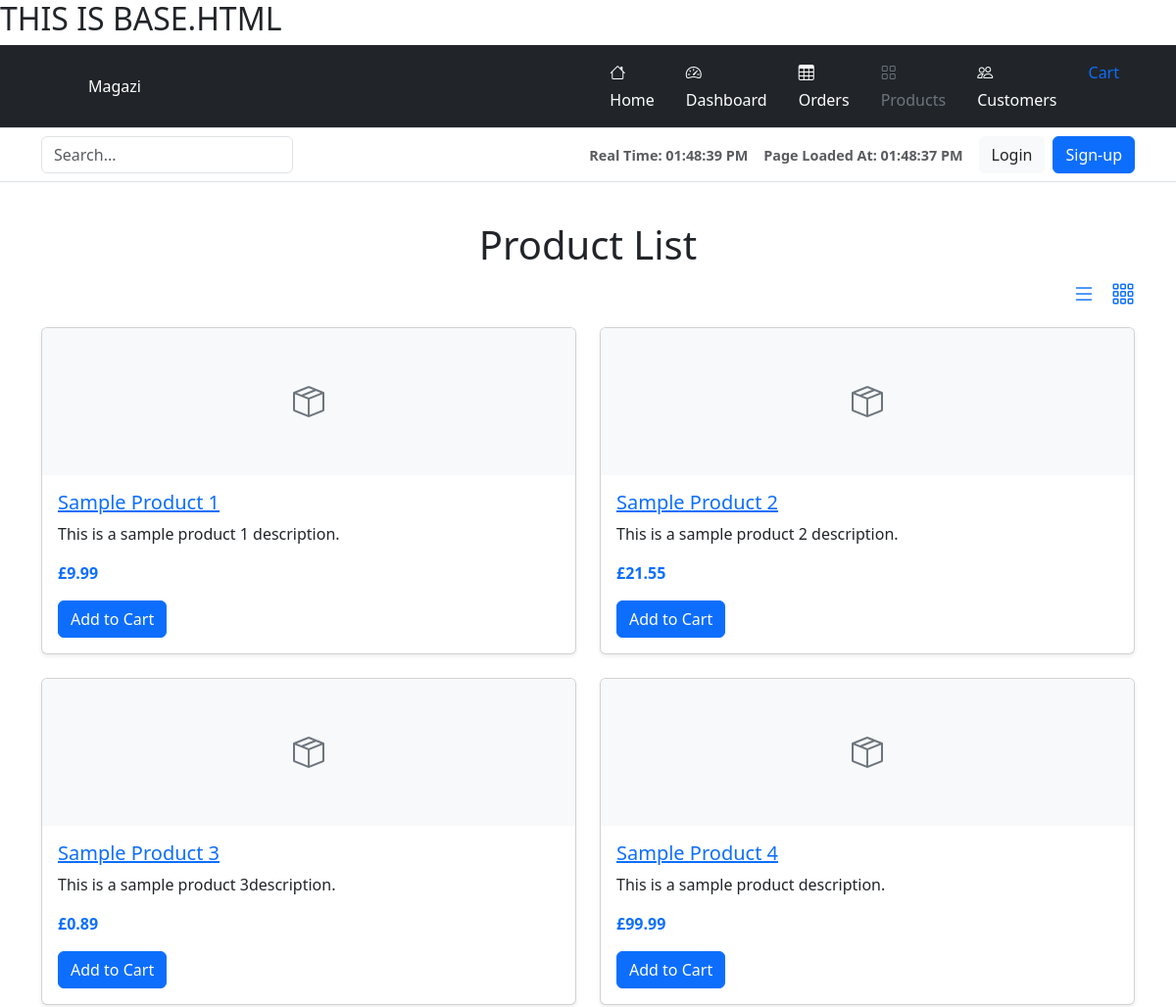
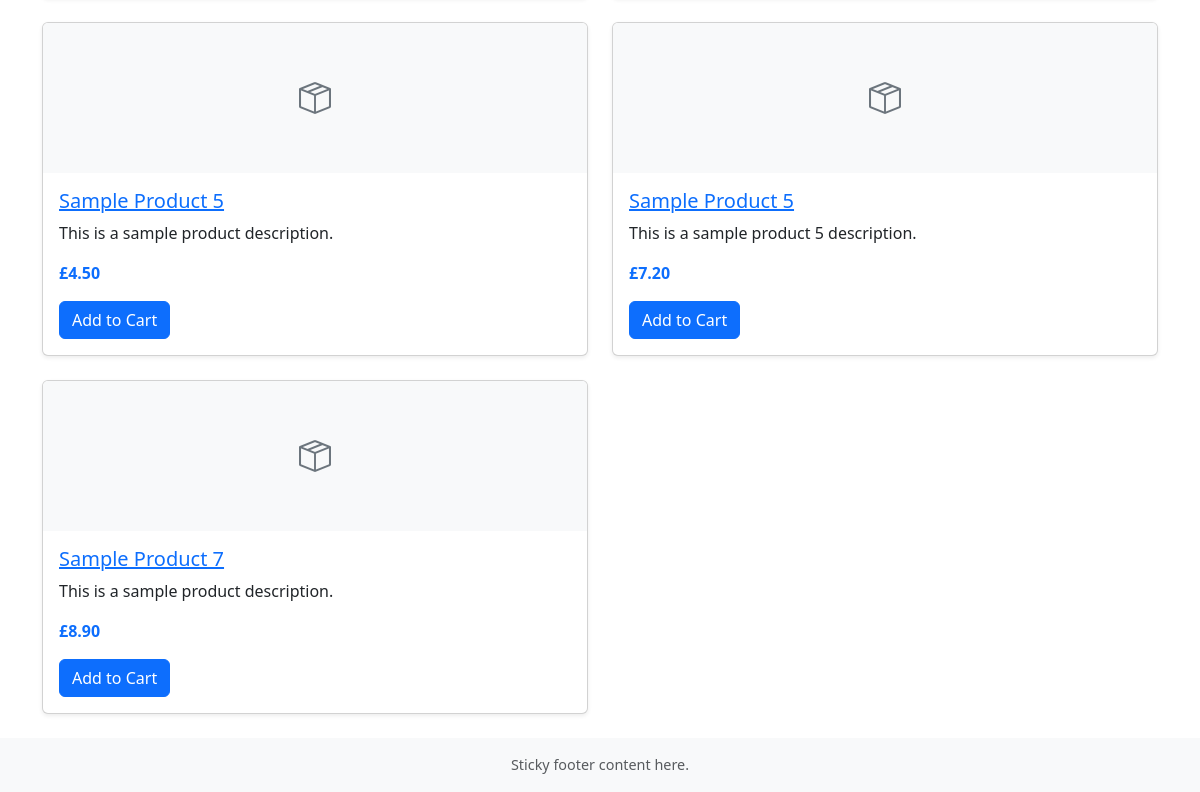
Screenshot of /products/ with the database file from the repository (2 pictures, top to bottom).
### products/models.py (models this page shows, shortened)
class Product(models.Model):
    name = models.CharField(max_length=255)
    description = models.TextField()
    price = models.DecimalField(max_digits=10, decimal_places=2)
    image = models.ImageField(upload_to='product_images/', null=True, blank=True)
    stock = models.PositiveIntegerField(default=0)  # Adăugăm stocul
    created_at = models.DateTimeField(auto_now_add=True)
    updated_at = models.DateTimeField(auto_now=True)

### products/views.py (the view)
# urls.py: path('', views.product_list, name='product_list'),
def product_list(request):
    products = Product.objects.all()  # Retrieve all products from the database
    return render(request, 'products/product_list.html', {'products': products})

### cart/context.py (called while the page is built)
def cart_summary(request):
    cart = request.session.get('cart', {})
    total = sum(
        get_object_or_404(Product, pk=item_id).price * quantity
        for item_id, quantity in cart.items()
    )
    return {'cart_total': total}

### products/templates/products/product_list.html (shortened to what this page needs)
{% extends "base.html" %}
{% load static %}
{% block extracss %}
    <link href="{% static 'css/products.css' %}" rel="stylesheet">
{% endblock %}
{% block content %}
<div class="container my-4">
    <h1 class="text-center">Product List</h1>
    <div class="d-flex justify-content-end mb-3">
        <a id="toggle-list" href="#" class="me-3" title="List View">
            <i class="bi bi-list" style="font-size: 1.5rem; color: #0d6efd;"></i>
        </a>
        <a id="toggle-grid" href="#" title="Grid View">
            <i class="bi bi-grid-3x3-gap" style="font-size: 1.5rem; color: #0d6efd;"></i>
        </a>
    </div>
    <div id="product-container" class="row row-cols-1 row-cols-md-2 g-4">
        {% for product in products %}
            <div class="col">
                <div class="card h-100 shadow-sm">
                    {% if product.image %}
                        <img src="{{ product.image.url }}" class="card-img-top" alt="{{ product.name }}">
                    {% else %}
                        <div class="card-img-top d-flex justify-content-center align-items-center bg-light" style="height: 150px;">
                            <i class="bi bi-box-seam" style="font-size: 2rem; color: #6c757d;"></i>
                        </div>
                    {% endif %}
                    <div class="card-body">
                        <h5 class="card-title">
                            <a href="{% url 'product_detail' product.id %}">{{ product.name }}</a>
                        </h5>
                        <p class="card-text">{{ product.description|truncatechars:100 }}</p>
                        <p class="card-text text-primary fw-bold">£{{ product.price }}</p>
                        <a href="{% url 'cart:add_to_cart' product.id %}" class="btn btn-primary">Add to Cart</a>
                    </div>
                </div>
            </div>
        {% endfor %}
    </div>
</div>
{% endblock %}

### static/css/base_style.css (style rules this page uses)
html, body { min-height: 100vh; margin: 0; display: flex; flex-direction: column; }

### rows the page displays
Product: name "Sample Product 1", description "This is a sample product 1 description.", price "9.99"
Product: name "Sample Product 2", description "This is a sample product 2 description.", price "21.55"
Product: name "Sample Product 3", description "This is a sample product 3description.", price "0.89"
Product: name "Sample Product 4", description "This is a sample product description.", price "99.99"
Product: name "Sample Product 5", description "This is a sample product description.", price "4.50"
Product: name "Sample Product 5", description "This is a sample product 5 description.", price "7.20"
Product: name "Sample Product 7", description "This is a sample product description.", price "8.90"
